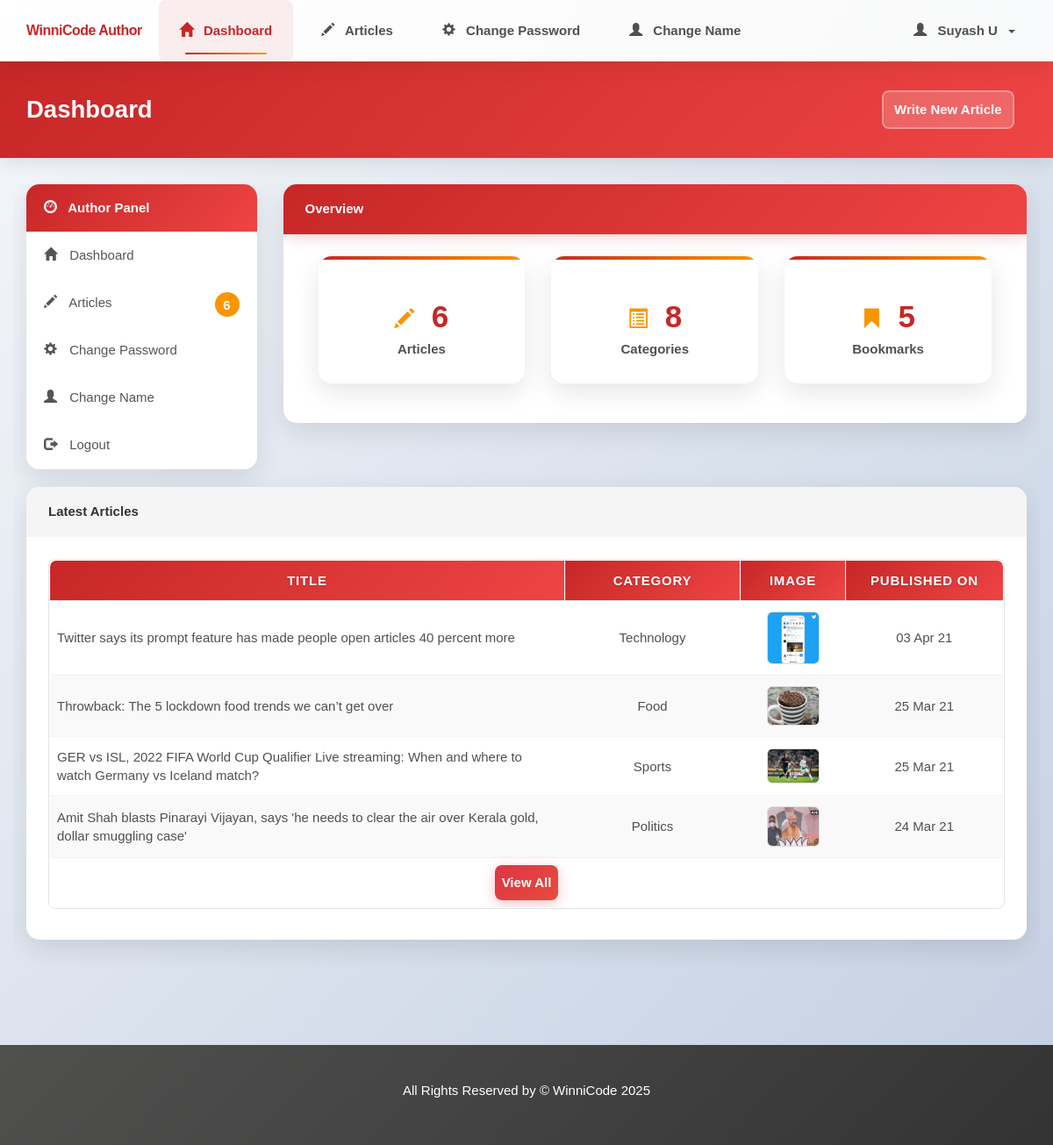
Screenshot of /author/index.php (signed in) with the database file from the repository.
### tables this page shows
CREATE TABLE `article` (
  `article_id` int(11) NOT NULL,
  `category_id` int(11) NOT NULL,
  `author_id` int(11) NOT NULL,
  `article_title` varchar(250) NOT NULL,
  `article_image` varchar(200) NOT NULL,
  `article_description` text NOT NULL,
  `article_date` date NOT NULL,
  `article_trend` tinyint(4) NOT NULL,
  `article_active` tinyint(4) NOT NULL
);

CREATE TABLE `category` (
  `category_id` int(11) NOT NULL,
  `category_name` varchar(45) NOT NULL,
  `category_color` varchar(35) NOT NULL,
  `category_image` varchar(250) NOT NULL,
  `category_description` varchar(350) NOT NULL
);

### author/index.php (the view, shortened to what this page needs)
<?php
require('./includes/nav.inc.php');
?>
<section id="main">
  <div class="container">
    <div class="row">
      <?php
      $cat_sql = "SELECT COUNT(category_id)
                    AS no_of_categories
                    FROM category";
      $cat_result = mysqli_query($con, $cat_sql);
      $cat_data = mysqli_fetch_assoc($cat_result);
      $no_of_categories = $cat_data['no_of_categories'];
      $book_sql = "SELECT COUNT(bookmark_id)
                      AS no_of_bookmarks
                      FROM article,bookmark
                      WHERE article.author_id = {$author_id}
                      AND bookmark.article_id = article.article_id";
      $book_result = mysqli_query($con, $book_sql);
      $book_data = mysqli_fetch_assoc($book_result);
      $no_of_bookmarks = $book_data['no_of_bookmarks'];
      require('./includes/quick-links.inc.php');
      ?>
      <div class="col-md-9">
        <div class="panel panel-default">
          <div class="panel-heading main-color-bg">
            <h3 class="panel-title">Overview</h3>
          </div>
          <div class="panel-body" style="padding: 2.5rem;">
            <div class="col-md-4">
              <div class="well dash-box">
                <h2>
                  <span class="glyphicon glyphicon-pencil"></span>
                  <?php echo $no_of_articles; ?>
                </h2>
                <h4>Articles</h4>
              </div>
            </div>
            <div class="col-md-4">
              <div class="well dash-box">
                <h2>
                  <span class="glyphicon glyphicon-list-alt" aria-hidden="true"></span>
                  <?php echo $no_of_categories; ?>
                </h2>
                <h4>Categories</h4>
              </div>
            </div>
            <div class="col-md-4">
              <div class="well dash-box">
                <h2>
                  <span class="glyphicon glyphicon-bookmark"></span>
                  <?php echo $no_of_bookmarks; ?>
                </h2>
                <h4>Bookmarks</h4>
              </div>
            </div>
          </div>
        </div>
      </div>
    </div>
    <div class="row">
      <?php
      $sql = "SELECT article.article_title,
                article.article_date,
                article.article_image,
                category.category_name
                FROM article, category
                WHERE article.author_id = {$author_id}
                AND article.category_id = category.category_id
                ORDER BY article_date DESC
                LIMIT 4";
      $result = mysqli_query($con, $sql);
      $row = mysqli_num_rows($result);
      ?>
      <div class="col-md-12">
        <div class="panel panel-default">
          <div class="panel-heading">
            <h4 class="panel-title">Latest Articles</h4>
          </div>
          <div class="panel-body">
            <div class="table-responsive">
              <table class="table table-striped article-list table-hover">
                <tr>
                  <th>Title</th>
                  <th>Category</th>
                  <th>Image</th>
                  <th>Published On</th>
                </tr>
                <?php
                if ($row > 0) {
                  while ($data = mysqli_fetch_assoc($result)) {
                    $category_name = $data['category_name'];
                    $article_title = $data['article_title'];
                    $article_image = $data['article_image'];
                    $article_date = $data['article_date'];
                    $article_date = date("d M y", strtotime($article_date));
                    echo '
                      <tr>
                        <td>
                          ' . $article_title . '
                        </td>
                        <td>
                          ' . $category_name . '
                        </td>
                        <td>
                          <img src="../assets/images/articles/' . $article_image . '" />
                        </td>
                        <td>
                          ' . $article_date . '
                        </td>
                      </tr>
                    ';
                  }
                  echo '
                    <tr>
                      <td colspan="4" align="center" style="padding-top: 2rem;">
                        <a href="./articles.php" class="btn btn-danger ">View All</a>
                      </td>
                    </tr>
                  ';
                }
                ?>
              </table>
            </div>
          </div>
        </div>
      </div>
    </div>
  </div>
</section>
<?php
require('./includes/footer.inc.php')
  ?>

### assets/css/partials/1-variables.css (style rules this page uses)
:root { --primary-color: #c72727; --secondary-color: #f99500; --light-color: #f1f1f1; --dark-color: #50514f; --black-color: #333333; --tag-trend-color: #fa163f; --tag-yellow-color: #ffbe0b; --tag-purple-color: #8338ec; --tag-blue-color: #3a86ff; --tag-green-color: #00ff73; --tag-orange-color: #ef4339; --tag-pink-color: #ff0a54; --tag-brown-color: #663f3f; --hover-color: #ee4444; --active-color: #b90615; --ts-xs: 0.625rem; --ts-vs: 0.75rem; --ts-sml: 1rem; --ts-md: 1.25rem; --ts-lg: 1.5rem; --hs-vs: 1.6rem; --hs-sml: 2.25rem; --hs-md: 2.75rem; --hs-lg: 3.5rem; --ff-monts: "Montserrat", sans-serif; --ff-nunito: "Nunito Sans", sans-serif; --ff-noto: "Noto Serif", serif; --ff-robo: "Roboto", sans-serif; --border-radius: 5px; --space-xs: 0.5rem; --space-sm: 1rem; --space-md: 1.5rem; --space-lg: 2rem; --space-xl: 3rem; --lh-tight: 1.2; --lh-normal: 1.5; --lh-relaxed: 1.7; --lh-loose: 1.8; }

### rows the page displays
article: article_title "Twitter says its prompt feature has made people open articles 40 percent more", category.category_name "Technology", article_image (picture), article_date "03 Apr 21"
article: article_title "Throwback: The 5 lockdown food trends we can’t get over", category.category_name "Food", article_image (picture), article_date "25 Mar 21"
article: article_title "GER vs ISL, 2022 FIFA World Cup Qualifier Live streaming: When and where to watch Germany vs Iceland match?", category.category_name "Sports", article_image (picture), article_date "25 Mar 21"
article: article_title "Amit Shah blasts Pinarayi Vijayan, says 'he needs to clear the air over Kerala gold, dollar smuggling case'", category.category_name "Politics", article_image (picture), article_date "24 Mar 21"

### other values shown
$author_name "Suyash U"
$page_title "Dashboard"
$no_of_articles "6"
$no_of_categories "8"
$no_of_bookmarks "5"
